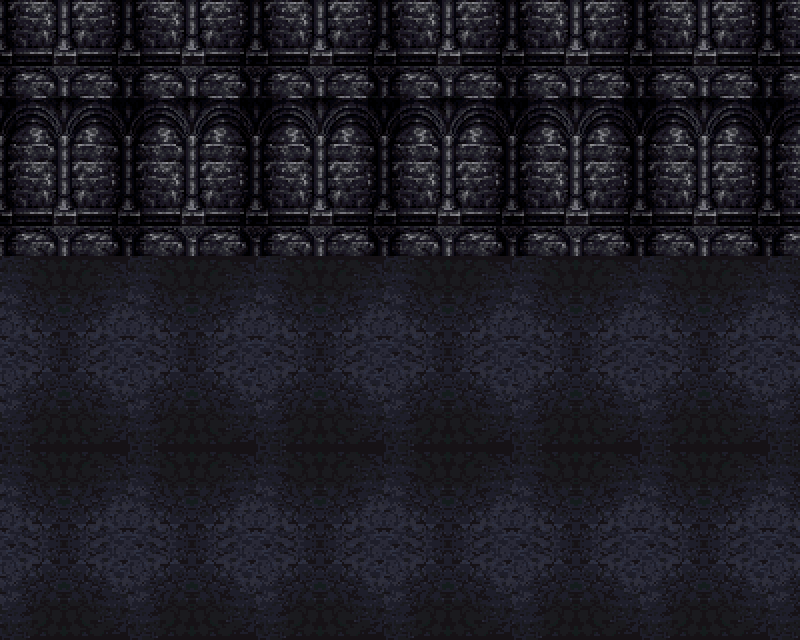

Below is a game level as drawn by its tile map, then a one-line description and the .tmx that defines it (tile-layer data replaced by summaries):
An orthogonal 25x20 tile map with 32x32 px tiles, 3 tile layers (floor, above, top), 2 hidden layers not drawn, 6 tilesets and 6 objects (5x BasicNPC, Player).

<map version="1.0" tiledversion="1.1.5" orientation="orthogonal" renderorder="right-down" width="25" height="20" tilewidth="32" tileheight="32" infinite="0" nextobjectid="29">
 <properties>
  <property name="battlebg" type="file" value="../art/backgrounds/ironlockbg2.png" />
  <property name="onload" type="file" value="actions/ironlock_boss.lua" />
 </properties>
 <tileset firstgid="1" name="knotholehut" tilewidth="32" tileheight="32" tilecount="1044" columns="29">
  <image source="../art/tiles/knotholehutinterior.png" trans="000000" width="950" height="1170" />
 </tileset>
 <tileset firstgid="1045" source="knothole.tsx" />
 <tileset firstgid="4529" source="robotropolis.tsx" />
 <tileset firstgid="8029" source="cave.tsx" />
 <tileset firstgid="10374" source="knotholeindoors.tsx" />
 <tileset firstgid="12176" source="ironlock.tsx" />
 <layer name="floor" width="25" height="20">
  <data>[500 cells, 386 non-empty, 27 distinct tile ids]</data>
 </layer>
 <layer name="above" width="25" height="20">
  <data>[500 cells, 200 non-empty, 20 distinct tile ids]</data>
 </layer>
 <objectgroup name="objects">
  <object id="23" name="Boss" type="BasicNPC" gid="4565" x="-224" y="448" width="96" height="96">
   <properties>
    <property name="align" value="bottom_left" />
    <property name="alphaOverride" type="float" value="0" />
    <property name="defaultAnim" value="idle" />
    <property name="ghost" type="bool" value="true" />
    <property name="sprite" type="file" value="../art/sprites/cyclops.png" />
   </properties>
  </object>
  <object id="24" name="Sonic" type="BasicNPC" gid="6242" x="288" y="-160" width="64" height="64">
   <properties>
    <property name="defaultAnim" value="shock" />
    <property name="nocollision" type="bool" value="true" />
    <property name="sprite" type="file" value="../art/sprites/sonic.png" />
   </properties>
  </object>
  <object id="25" name="Sally" type="BasicNPC" gid="6242" x="352" y="-96" width="64" height="64">
   <properties>
    <property name="defaultAnim" value="shock" />
    <property name="nocollision" type="bool" value="true" />
    <property name="sprite" type="file" value="../art/sprites/sally.png" />
   </properties>
  </object>
  <object id="26" name="Antoine" type="BasicNPC" gid="6242" x="416" y="-160" width="64" height="64">
   <properties>
    <property name="defaultAnim" value="shock" />
    <property name="nocollision" type="bool" value="true" />
    <property name="sprite" type="file" value="../art/sprites/antoine.png" />
   </properties>
  </object>
  <object id="27" name="Spawn 1" type="Player" gid="6242" x="352" y="384" width="32" height="32">
   <properties>
    <property name="ghost" type="bool" value="true" />
    <property name="orientation" value="up" />
   </properties>
  </object>
  <object id="28" name="King" type="BasicNPC" gid="6242" x="544" y="352" width="64" height="64">
   <properties>
    <property name="alphaOverride" type="float" value="0" />
    <property name="defaultAnim" value="king_idle" />
    <property name="nocollision" type="bool" value="true" />
    <property name="sprite" type="file" value="../art/sprites/p.png" />
   </properties>
  </object>
 </objectgroup>
 <layer name="top" width="25" height="20">
  <data>[500 cells, 0 non-empty, 0 distinct tile ids]</data>
 </layer>
 <layer name="Collision" width="25" height="20" visible="0">
  <data>[500 cells, 44 non-empty, 1 distinct tile ids]</data>
 </layer>
 <layer name="BunnyExtCollision" width="25" height="20" visible="0">
  <data>[500 cells, 0 non-empty, 0 distinct tile ids]</data>
 </layer>
</map>
